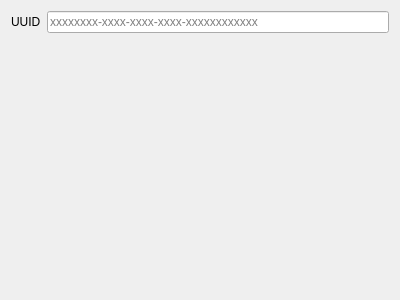
<?xml version="1.0" encoding="UTF-8"?>
<ui version="4.0">
 <class>vlessOutEditor</class>
 <widget class="QWidget" name="vlessOutEditor">
  <property name="geometry">
   <rect>
    <x>0</x>
    <y>0</y>
    <width>400</width>
    <height>300</height>
   </rect>
  </property>
  <property name="windowTitle">
   <string>Form</string>
  </property>
  <layout class="QFormLayout" name="formLayout">
   <item row="0" column="0">
    <widget class="QLabel" name="idLabel">
     <property name="text">
      <string>UUID</string>
     </property>
    </widget>
   </item>
   <item row="0" column="1">
    <widget class="QLineEdit" name="idLineEdit">
     <property name="text">
      <string/>
     </property>
     <property name="maxLength">
      <number>36</number>
     </property>
     <property name="placeholderText">
      <string notr="true">xxxxxxxx-xxxx-xxxx-xxxx-xxxxxxxxxxxx</string>
     </property>
    </widget>
   </item>
  </layout>
 </widget>
 <resources/>
 <connections/>
</ui>
